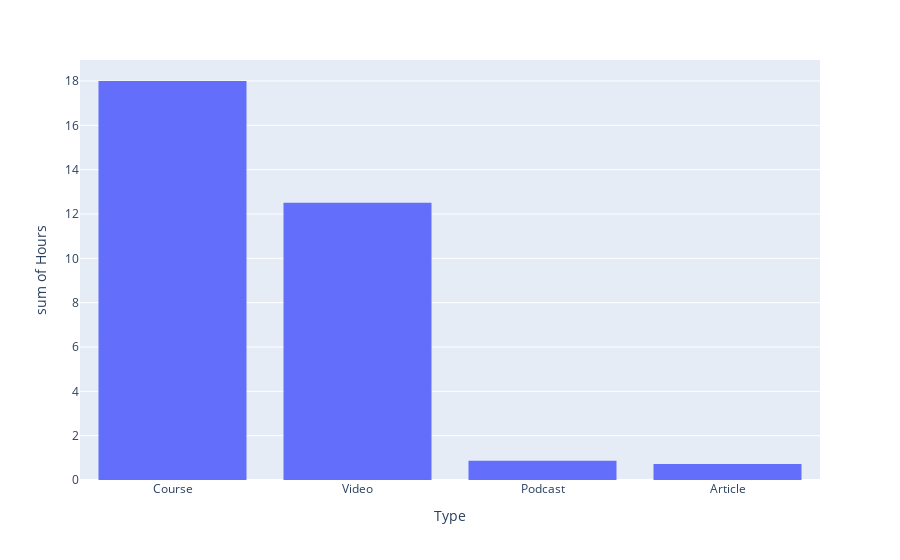

Notebook code cell kept with this figure:
### Code cell
fig = px.histogram(df, x="Type", y="Hours").update_xaxes(categoryorder="total descending")
fig.show("")

### Figure 1 — Plotly figure (JSON) as saved in the notebook; plotly's stock layout.template omitted (floating-point values rounded to 4 significant figures)
{"data": [{"alignmentgroup": "True", "bingroup": "x", "histfunc": "sum", "hovertemplate": "Type=%{x}<br>sum of Hours=%{y}<extra></extra>", "legendgroup": "", "marker": {"color": "#636efa", "pattern": {"shape": ""}}, "name": "", "offsetgroup": "", "orientation": "v", "showlegend": false, "type": "histogram", "x": ["Course", "Video", "Video", "Article", "Article", "Video", "Video", "Video", "Video", "Video", "Course", "Podcast", "Course", "Video", "Video", "Video", "Video", "Video", "Video", "Video", "Video", "Video", "Video", "Video", "Video", "Video", "Article", "Video", "Article", "Video", "Video", "Video", "Article", "Video", "Video", "Video", "Video", "Article", "Video", "Podcast", "Course", "Course"], "xaxis": "x", "y": [3, 0.2133, 0.5275, 0.3333, 0.08333, 0.085, 0.1133, 0.4983, 0.225, 0.2717, 3, 0, 4, 0.2883, 0.4, 0.1442, 0.2167, 0.85, 2.337, 0.05167, 0.17, 0.1417, 0.06333, 0.1008, 0.1683, 1.143, 0.05, 0.2033, 0.08333, 0.22, 0.9817, 0.5083, 0.08333, 0.2917, 0.555, 0.2042, 0.5483, 0.08333, 0.9817, 0.8667, 4, 4], "yaxis": "y"}], "layout": {"barmode": "relative", "legend": {"tracegroupgap": 0}, "margin": {"t": 60}, "xaxis": {"anchor": "y", "categoryorder": "total descending", "domain": [0, 1], "title": {"text": "Type"}}, "yaxis": {"anchor": "x", "domain": [0, 1], "title": {"text": "sum of Hours"}}}}
